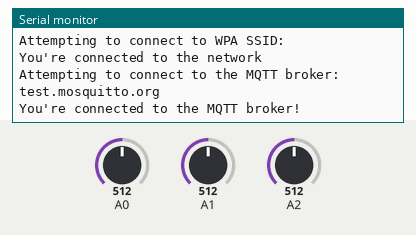
The sketch below on a simulated Arduino MKR. On the bench: the last lines printed to the serial monitor. The inputs (shaded band) are chosen by the test bench; at power-on: A0 = 512, A1 = 512, A2 = 512. WiFi joins after 1.5 s; servers stay silent unless stated; no MQTT or app messages arrive unless stated.

Above: at 2.7 s.
2.8 s: A0 set to 716
At 9.3 s:
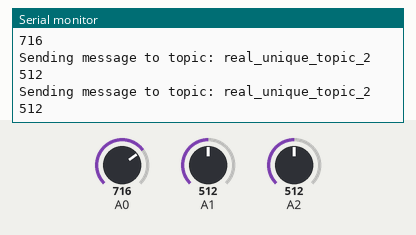
13.6 s: A1 set to 306
At 16.6 s:
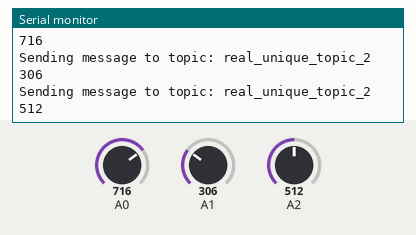
24.4 s: A2 set to 900
At 32.4 s:
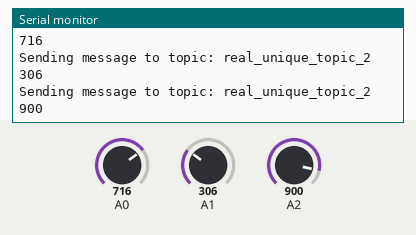
35.2 s: A2 set to 1023
At 40.9 s:
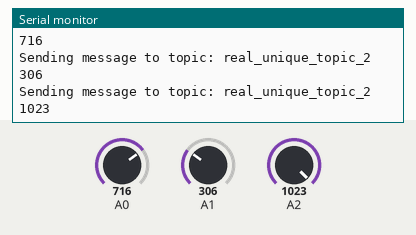
46.0 s: A1 set to 122
At 49.4 s:
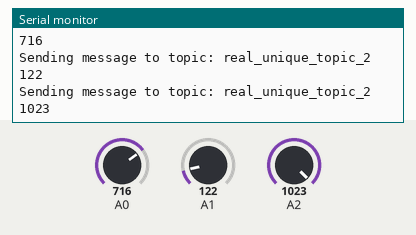
56.8 s: A0 set to 511
Timing chart, 0 to 59.8 s (numbered marks = the images above; inputs shaded):
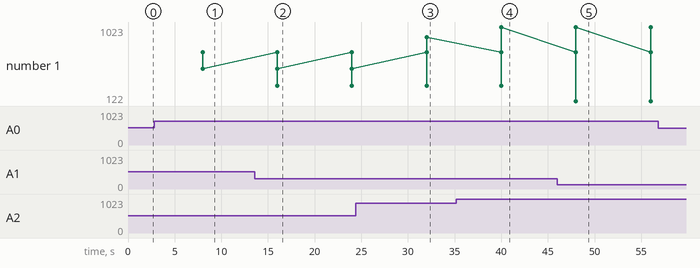

The sketch:

sketch_jun4d.ino
```cpp
#include <ArduinoMqttClient.h>
#include <WiFiNINA.h>
#include "arduino_secrets.h"

///////please enter your sensitive data in the Secret tab/arduino_secrets.h
char ssid[] = SECRET_SSID;    // your network SSID (name)
char pass[] = SECRET_PASS;    // your network password (use for WPA, or use as key for WEP)

WiFiClient wifiClient;
MqttClient mqttClient(wifiClient);

const char broker[] = "test.mosquitto.org";
int        port     = 1883;
const char topic[]  = "real_ttt_topic";
const char topic2[]  = "real_unique_topic_2";
const char topic3[]  = "real_unique_topic_3";

//set interval for sending messages (milliseconds)
const long interval = 8000;
unsigned long previousMillis = 0;

int count = 0;

void setup() {
  //Initialize serial and wait for port to open:
  Serial.begin(9600);
  while (!Serial) {
    ; // wait for serial port to connect. Needed for native USB port only
  }

  // attempt to connect to Wifi network:
  Serial.print("Attempting to connect to WPA SSID: ");
  Serial.println(ssid);
  while (WiFi.begin(ssid, pass) != WL_CONNECTED) {
    // failed, retry
    Serial.print(".");
    delay(5000);
  }

  Serial.println("You're connected to the network");
  Serial.println();

  Serial.print("Attempting to connect to the MQTT broker: ");
  Serial.println(broker);

  if (!mqttClient.connect(broker, port)) {
    Serial.print("MQTT connection failed! Error code = ");
    Serial.println(mqttClient.connectError());

    while (1);
  }

  Serial.println("You're connected to the MQTT broker!");
  Serial.println();
}

void loop() {
  // call poll() regularly to allow the library to send MQTT keep alive which
  // avoids being disconnected by the broker
  mqttClient.poll();

  unsigned long currentMillis = millis();

  if (currentMillis - previousMillis >= interval) {
    // save the last time a message was sent
    previousMillis = currentMillis;

    //record random value from A0, A1 and A2
    int Rvalue = analogRead(A0);
    int Rvalue2 = analogRead(A1);
    int Rvalue3 = analogRead(A2);

    Serial.print("Sending message to topic: ");
    Serial.println(topic);
    Serial.println(Rvalue);

    Serial.print("Sending message to topic: ");
    Serial.println(topic2);
    Serial.println(Rvalue2);

    Serial.print("Sending message to topic: ");
    Serial.println(topic2);
    Serial.println(Rvalue3);

    // send message, the Print interface can be used to set the message contents
    mqttClient.beginMessage(topic);
    mqttClient.print(Rvalue);
    mqttClient.endMessage();

    mqttClient.beginMessage(topic2);
    mqttClient.print(Rvalue2);
    mqttClient.endMessage();

    mqttClient.beginMessage(topic3);
    mqttClient.print(Rvalue3);
    mqttClient.endMessage();

    Serial.println();
  }
}
```

arduino_secrets.h
```cpp
#define SECRET_SSID "" // network name
#define SECRET_PASS "" // password
```

Measured:
- after the input at 2.8 s, the serial monitor: prints a new line after 5.2 s (image 1)
- after the input at 13.6 s, the serial monitor: prints a new line after 2.4 s (image 2)
- after the input at 24.4 s, the serial monitor: prints a new line after 7.6 s (image 3)
- after the input at 35.2 s, the serial monitor: prints a new line after 4.8 s (image 4)
- after the input at 46.0 s, the serial monitor: prints a new line after 2.0 s (image 5)
- plotted number 1: 512 → 900 after the input at 24.4 s, 900 → 1023 after the input at 35.2 s
